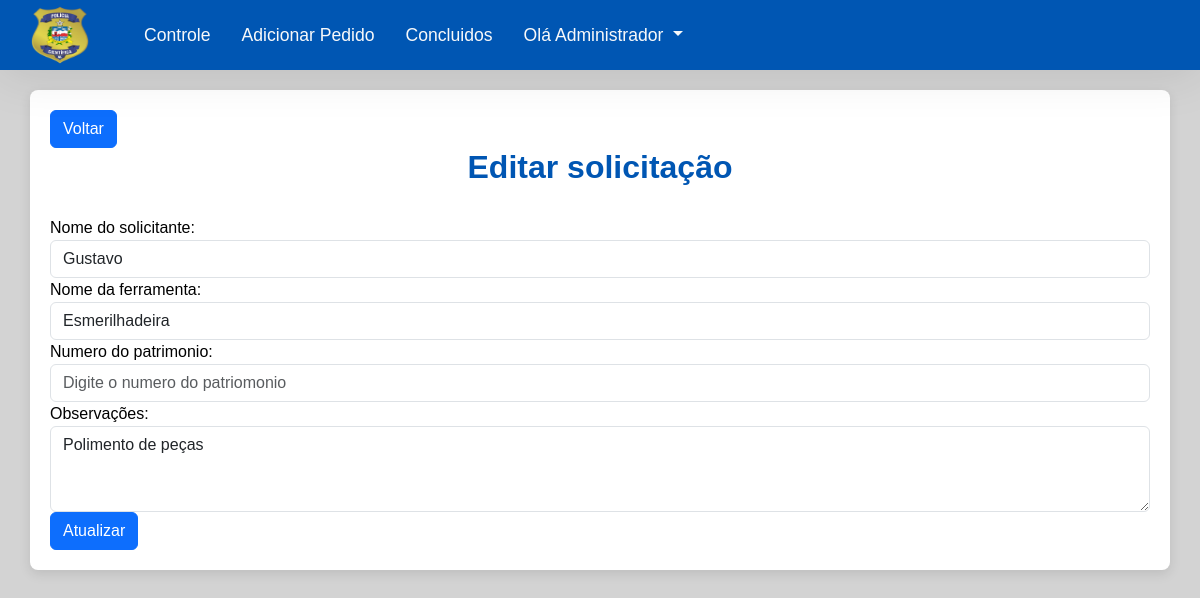
Page /edit.php?id=7 (signed in) on the committed database.
### tables this page shows
CREATE TABLE `stocks` (
  `id` int(10) UNSIGNED NOT NULL,
  `name` varchar(150) NOT NULL,
  `tool` varchar(20) NOT NULL,
  `observation` text DEFAULT NULL,
  `date_retirada` date NOT NULL,
  `time_retirada` time NOT NULL,
  `date_devolucao` date DEFAULT NULL,
  `time_devolucao` time DEFAULT NULL,
  `devolvido` tinyint(1) NOT NULL,
  `apagado` tinyint(1) NOT NULL,
  `patrimonio` int(11) DEFAULT NULL
);

### config/url.php (called while the page is built, shortened)
<?php
  $BASE_URL = "http://" . $_SERVER['SERVER_NAME'] . dirname($_SERVER['REQUEST_URI'] . '?') . '/';

### config/process.php (called while the page is built, shortened)
<?php
  include_once("connection.php");
  include_once("url.php");
  $data = $_POST;
  if(!empty($data)) {
    if($data["type"] === "create") {
      $name = $data["name"];
      $tool = $data["tool"];
      $patrimonio = $data["patrimonio"];
      $observation = $data["observation"];
      $date_retirada = $data["date_retirada"];
      $time_retirada = $data["time_retirada"];
      $query = "INSERT INTO stocks (name, tool, patrimonio, observation, date_retirada, time_retirada) VALUES (:name, :tool,:patrimonio, :observation, :date_retirada, :time_retirada)";
      $stmt = $conn->prepare($query);
      $stmt->bindParam(":name", $name);
      $stmt->bindParam(":patrimonio", $patrimonio);
      $stmt->bindParam(":tool", $tool);
      $stmt->bindParam(":observation", $observation);
      $stmt->bindParam(param: ":date_retirada", var: $date_retirada);
      $stmt->bindParam(param: ":time_retirada", var: $time_retirada);
      try {
        $stmt->execute();
        $_SESSION["msg"] = "Solicitação concluída com sucesso com sucesso!";
      } catch(PDOException $e) {
        $error = $e->getMessage();
        echo "Erro: $error";
      }
    } else if($data["type"] === "edit") {
      $name = $data["name"];
      $tool = $data["tool"];
      $patrimonio = $data["patrimonio"];
      $observation = $data["observation"];
      $id = $data["id"];
      $query = "UPDATE stocks
                SET name = :name, tool = :tool, patrimonio=:patrimonio, observation = :observation
                WHERE id = :id";
      $stmt = $conn->prepare($query);
      $stmt->bindParam(":name", $name);
      $stmt->bindParam(":tool", $tool);
      $stmt->bindParam(":patrimonio", $patrimonio);
      $stmt->bindParam(":observation", $observation);
      $stmt->bindParam(":id", $id);
      try {
        $stmt->execute();
        $_SESSION["msg"] = "solicitação concluída com sucesso";
      } catch(PDOException $e) {
        $error = $e->getMessage();
        echo "Erro: $error";
      }
    } else if($data["type"] === "delete") {
      $query = "UPDATE stocks SET devolvido = 1, date_devolucao = CURRENT_DATE, time_devolucao = CURRENT_TIME WHERE id = :id";
      $id = $data["id"];
      $stmt = $conn->prepare($query);
      $stmt->bindParam(":id", $id);
      try {
        $stmt->execute();
        $_SESSION["msg"] = "Devolução concluida com sucesso!";
      } catch(PDOException $e) {
        $error = $e->getMessage();
        echo "Erro: $error";
      }
    } else if($data["type"] === "login") {
      $email = $data["email"];
      $senha = $data["senha"];
      $query = "SELECT id, nome, email, senha, is_admin FROM usuarios WHERE email = '$email'";
      $cliente_login = $conn->prepare($query);
      try {
        $cliente_login->execute();
        $cliente_login = $cliente_login->fetch(PDO::FETCH_ASSOC);
      } catch(PDOException $e) {
        $error = $e->getMessage();
        echo "Erro: $error";
      }
      if(!empty($cliente_login)) {
            if(password_verify($senha,$cliente_login['senha'])){
                $token_sessao = bin2hex(random_bytes(32));
                $tempo_validade_token = 3600;
                $data_expiracao = date('Y-m-d H:i:s', time() + $tempo_validade_token);
                $sql = "INSERT INTO sessoes (id, usuario_id, token, data_criacao, data_expiracao) VALUES (NULL, '$cliente_login[id]','$token_sessao', NOW(), '$data_expiracao')";
                $registrar_token = $conn->prepare($sql);
                $registrar_token->execute();
                setcookie('token_sessao',$token_sessao, time() + $tempo_validade_token,  '/');
                $_SESSION['user_id'] = $cliente_login['id'];
                $_SESSION['user_name'] = $cliente_login['nome'];
                $_SESSION['is_admin'] = $cliente_login['is_admin'];
            } else {
                $_SESSION["msg"] = "Senha não confere";
                ?>
                <div class="alert alert-danger col-7 mx-auto" role="alert">
                    Usuário ou senha incorretos
                </div>
            <?php }
        } else {
            $_SESSION["msg"] = "Usuário não encontrado";
            ?>
                <div class="alert alert-danger col-7 mx-auto" role="alert">
                    Usuário ou senha incorretos
                </div>
            <?php
        }
    } else if($data["type"] === "cadastrar-usuario") {
      $name = $data["nome"];
      $email = $data["email"];
      $senha = $data["senha"];
      $confirma_senha = $data["confirma-senha"];
      if ($senha != $confirma_senha) {
        $_SESSION['msg'] = "As senhas não são iguais";
      } else {
        $query = "SELECT id FROM usuarios WHERE email = :email";
        $busca_usuario = $conn->prepare($query);
        $busca_usuario->bindParam(":email", $email);
        try {
          $busca_usuario->execute();
          $busca_usuario = $busca_usuario->fetch(PDO::FETCH_ASSOC);
        } catch(PDOException $e) {
          $error = $e->getMessage();
          echo "Erro: $error";
        }
        if (empty($busca_usuario)) {
          $senha = password_hash($senha,PASSWORD_DEFAULT);
          $query = "INSERT INTO usuarios (id, nome, email, senha, is_admin, apagado) VALUES (NULL, :nome, :email, :senha, 0, 0)";
          $stmt = $conn->prepare($query);
          $stmt->bindParam(":nome", $name);
          $stmt->bindParam(":email", $email);
          $stmt->bindParam(":senha", $senha);
          try {
            $stmt->execute();
            $_SESSION["msg"] = "Usuário Cadastrado com sucesso";
          } catch(PDOException $e) {
            $error = $e->getMessage();
            echo "Erro: $error";
          }
        } else {
          $_SESSION["msg"] = "E-mail já cadastrado";
        }
      }
    } else if($data["type"] === "alterar-senha") {
      $user_id = $_SESSION['user_id'];
      $senha_atual = $data["senha-atual"];
      $nova_senha = $data["nova-senha"];
      $confirma_senha = $data["confirma-senha"];
      $query = "SELECT id, senha FROM usuarios WHERE id = $user_id";
      $cliente_altera_senha = $conn->prepare($query);
      try {
        $cliente_altera_senha->execute();
        $cliente_altera_senha = $cliente_altera_senha->fetch(PDO::FETCH_ASSOC);
      } catch(PDOException $e) {
        $error = $e->getMessage();
        echo "Erro: $error";
      }
      if(!empty($cliente_altera_senha)) {
            if(password_verify($senha_atual, $cliente_altera_senha['senha'])){
              if ($nova_senha == $confirma_senha) {
                $nova_senha = password_hash($nova_senha,PASSWORD_DEFAULT);
                $query = "UPDATE usuarios SET senha = :nova_senha WHERE id = $user_id";
                $stmt = $conn->prepare($query);
                $stmt->bindParam(":nova_senha",$nova_senha);
                try {
                  $stmt->execute();
                  $_SESSION['msg'] = "Senha alterada com sucesso";
                } catch (PDOException $e){
                  $error = $e->getMessage();
                  echo "Erro: $error";
                }
              } else {
                $_SESSION['msg'] = "A nova senha informada foi digitada diferente";
              }
            } else {
                $_SESSION["msg"] = "Senha não confere";
                ?>
                <div class="alert alert-danger col-7 mx-auto" role="alert">
                    Usuário ou senha incorretos
                </div>
            <?php }
        } else {
            $_SESSION["msg"] = "Usuário não encontrado";
            ?>
                <div class="alert alert-danger col-7 mx-auto" role="alert">
                    Usuário ou senha incorretos
                </div>
            <?php
        }
    } else if($data["type"] === "reset-senha") {
      $email_reset = $data['email-reset'];
      $nova_senha = $data["nova-senha"];
      $confirma_senha = $data["confirma-senha"];
      $query = "SELECT id, senha FROM usuarios WHERE email = '$email_reset'";
      $cliente_reset_senha = $conn->prepare($query);
      try {
        $cliente_reset_senha->execute();
        $cliente_reset_senha = $cliente_reset_senha->fetch(PDO::FETCH_ASSOC);
      } catch(PDOException $e) {
        $error = $e->getMessage();
        echo "Erro: $error";
      }
      if(!empty($cliente_reset_senha)) {
        if ($nova_senha == $confirma_senha) {
          $nova_senha = password_hash($nova_senha,PASSWORD_DEFAULT);
          $query = "UPDATE usuarios SET senha = :nova_senha WHERE id = :cliente_reset_id";
          $stmt = $conn->prepare($query);
          $stmt->bindParam(":nova_senha",$nova_senha);
          $stmt->bindParam(":cliente_reset_id",$cliente_reset_senha['id']);
          try {
            $stmt->execute();
            $_SESSION['msg'] = "Senha alterada com sucesso";
          } catch (PDOException $e){
            $error = $e->getMessage();
            echo "Erro: $error";
          }
        } else {
          $_SESSION['msg'] = "A nova senha informada foi digitada diferente";
        }
        } else {
            $_SESSION["msg"] = "Usuário não encontrado";
            ?>
                <div class="alert alert-danger col-7 mx-auto" role="alert">
                    Usuário ou senha incorretos
                </div>
            <?php
        }
    }
    header("Location:" . $BASE_URL . "../index.php");
  } else {
    if(!empty($_GET)) {
      $id = $_GET["id"];
    }
    if(!empty($id)) {
      $query = "SELECT * FROM stocks WHERE id = :id";
      $stmt = $conn->prepare($query);
      $stmt->bindParam(":id", $id);
      $stmt->execute();
      $stock = $stmt->fetch();
    } else {
      $stock = [];
      $query = "SELECT * FROM stocks WHERE devolvido = 0";
      $stmt = $conn->prepare($query);
      $stmt->execute();
      $stock = $stmt->fetchAll();
    }
  }

### edit.php (the view, shortened to what this page needs)
<?php
  include_once("templates/header.php");
?>
  <div class="container">
    <h1 id="main-title">Editar solicitação</h1>
    <form id="create-form" action="<?= $BASE_URL ?>config/process.php" method="POST">
      <div class="form-group">
        <label for="name">Nome do solicitante:</label>
        <input type="text" class="form-control" id="name" name="name" placeholder="Digite o nome" value="<?= $stock['name'] ?>" required>
      </div>
      <div class="form-group">
        <label for="tool">Nome da ferramenta:</label>
        <input type="text" class="form-control" id="tool" name="tool" placeholder="Digite o telefone" value="<?= $stock['tool'] ?>" required>
      </div>
      <div class="form-group">
        <label for="name">Numero do patrimonio:</label>
        <input type="number" class="form-control" id="patrimonio" name="patrimonio" placeholder="Digite o numero do patriomonio" value="<?= $stock['name'] ?>" required>
      </div>
      <div class="form-group">
        <label for="observation">Observações:</label>
        <textarea type="text" class="form-control" id="observation" name="observation" placeholder="Insira as observações" rows="3"><?= $stock['observation'] ?></textarea>
      </div>
      <button type="submit" class="btn btn-primary">Atualizar</button>
    </form>
  </div>
<?php
  include_once("templates/footer.php");
?>

### css/styles.css (style rules this page uses)
:root { --cor-de-fundo: lightgray; --cor-secundaria: #A67B5B; --cor-terciaria: #0056b3; --cor-da-fonte: #000000; --cor-border: #0056b3; --cor-btn-bg: #149c32; --cor-btn-bg-hover: #0f6e23; --cor-btn-border: transparent; --cor-btn-fonte: #ffffff; }
body { background-color: var(--cor-de-fundo); font-family: 'Arial', sans-serif; color: var(--cor-da-fonte); }
.container { margin-top: 20px; background-color: #fff; padding: 20px; border-radius: 8px; box-shadow: 0 4px 12px rgba(0, 0, 0, 0.1); }
#main-title { text-align: center; color: var(--cor-terciaria); margin-bottom: 30px; font-size: 2rem; font-weight: bold; }

### rows in the picture
stocks: name "Gustavo", tool "Esmerilhadeira", observation "Polimento de peças"

### other values in the picture
$_SESSION['user_name'] "Administrador"
